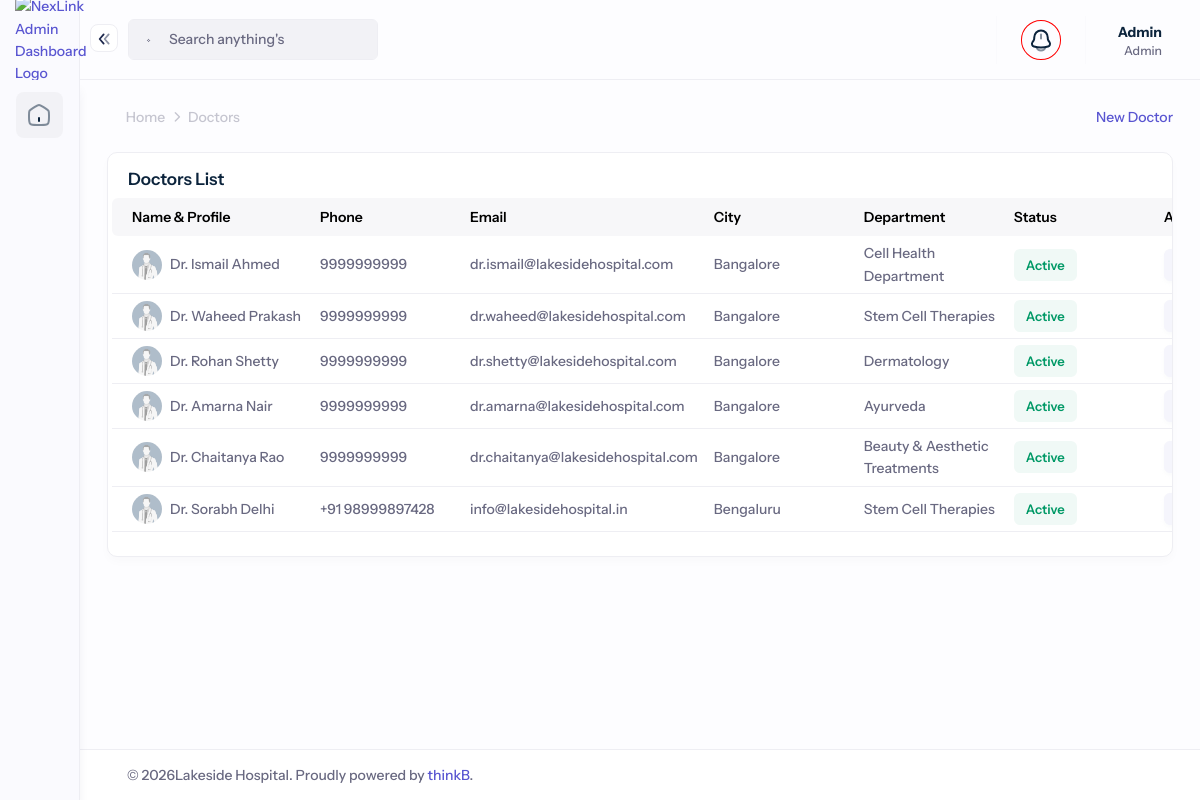
Before: /account/doctors/ (signed in) with the older database file.
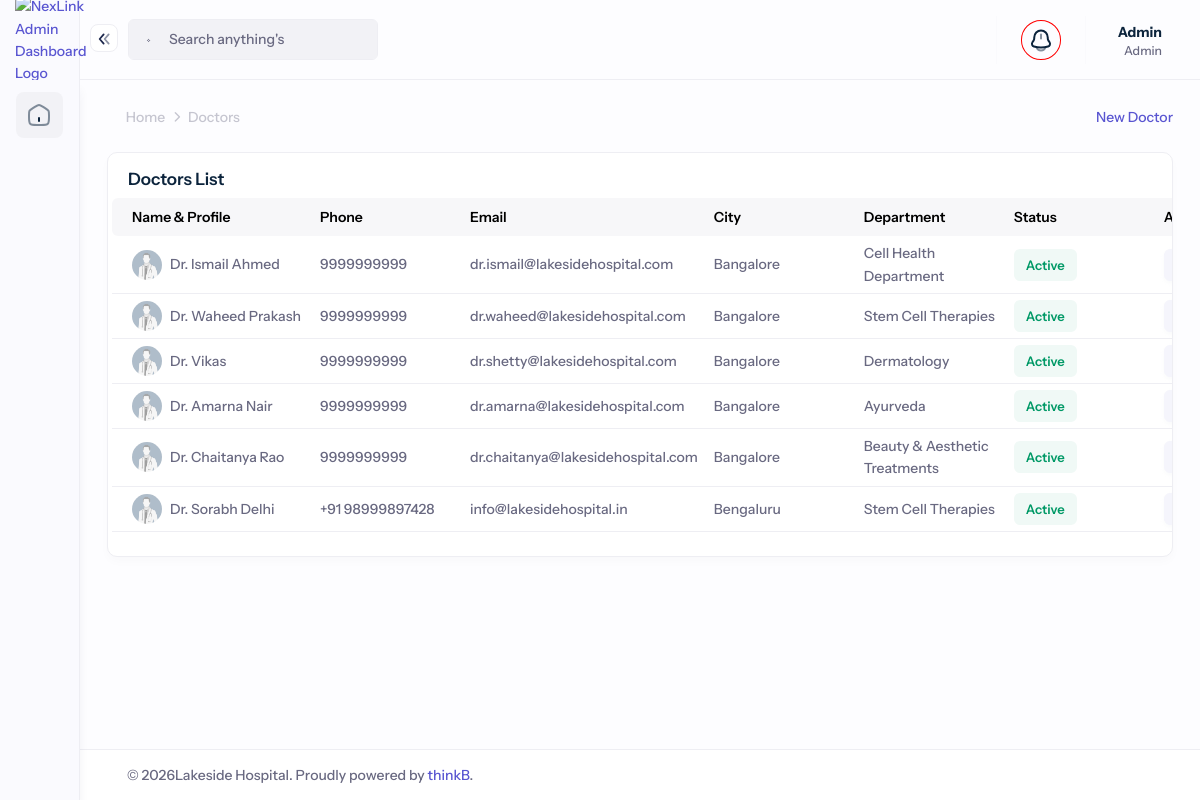
After: the same page with the newer database file.
### core/models.py (models this page shows, shortened)
class Doctor(models.Model):
    GENDER_CHOICES = [
        ('male', 'Male'),
        ('female', 'Female'),
        ('other', 'Other'),
    ]
    name = models.CharField(max_length=100)
    department = models.ForeignKey(Department, on_delete=models.CASCADE)
    designation = models.CharField(max_length=100)
    experience_years = models.PositiveIntegerField()
    fee = models.DecimalField(max_digits=10, decimal_places=2)
    priority = models.DecimalField(max_digits=4, decimal_places=2, null=True, blank=True)
    email = models.EmailField()
    number = models.CharField(max_length=15)
    gender = models.CharField(max_length=6, choices=GENDER_CHOICES)
    education = models.CharField(max_length=200)
    city = models.CharField(max_length=100)
    photo = models.ImageField(upload_to='doctors')
    slug = models.SlugField(unique=True, blank=True)
    status = models.BooleanField(default=True)
    created_at = models.DateTimeField(auto_now_add=True)
    updated_at = models.DateTimeField(auto_now=True)
    description = RichTextField()
    show_on_homepage = models.BooleanField(default=False)
    meta_title = models.TextField(null=True, blank=True)
    meta_keyword = models.TextField(null=True, blank=True)
    meta_description = models.TextField(null=True, blank=True)

class Department(models.Model):
    title = models.CharField(max_length=200)
    banner = models.FileField(upload_to='departments', null=True, blank=True)
    breadcamp = models.FileField(upload_to='dep-banner', default='static/images/default.png')
    priority = models.DecimalField(max_digits=4, decimal_places=2, null=True, blank=True)
    icon = models.FileField(upload_to='dep-icons', default='static/images/default.png')
    created_at = models.DateTimeField(auto_now_add=True)
    updated_at = models.DateTimeField(auto_now=True)
    status = models.BooleanField(default=True)
    slug = models.SlugField(unique=True)
    description = RichTextField()
    show_on_homepage = models.BooleanField(default=False)
    meta_title = models.TextField(null=True, blank=True)
    meta_keyword = models.TextField(null=True, blank=True)
    meta_description = models.TextField(null=True, blank=True)

### core/views.py (the view)
        def wrapper(request, *args, **kwargs):
            try:
                user_role = request.user.summary.role
            except Summary.DoesNotExist:
                return redirect('no_permission')
            if user_role in allowed_roles:
                return view_func(request, *args, **kwargs)
            else:
                return redirect('no_permission')

### core/context_processors.py (called while the page is built)
def cart_context(request):
    cart_count = 0
    if request.user.is_authenticated:
        try:
            cart = request.user.customer_profile.cart
            cart_count = cart.total_items
        except Exception:
            cart_count = 0
    return {
        'cart_count': cart_count,
    }

### core/models.py (called while the page is built)
    @property
    def total_items(self):
        return sum(item.quantity for item in self.items.all())

### core/templatetags/role_tags.py (called while the page is built)
@register.filter
def has_role(user, roles):
    return getattr(user.summary, 'role', None) in roles.split(',')

### core/views.py (called while the page is built)
def role_required(allowed_roles=[]):
    def decorator(view_func):
        def wrapper(request, *args, **kwargs):
            try:
                user_role = request.user.summary.role
            except Summary.DoesNotExist:
                return redirect('no_permission')
            if user_role in allowed_roles:
                return view_func(request, *args, **kwargs)
            else:
                return redirect('no_permission')
        return wrapper
    return decorator

### templates/backend/doctors.html (shortened to what this page needs)
{% extends 'backend/base.html' %} {% load static %}  {% block content %}
  <div class="app-page-head d-flex flex-wrap gap-3 align-items-center justify-content-between mt-3">
    <div class="clearfix">
      <nav aria-label="breadcrumb">
        <ol class="breadcrumb mb-0">
          <li class="breadcrumb-item">
            <a href="{% url 'dashboard' %}"><i class="fi fi-rr-home"></i> Home</a>
          </li>
          <li class="breadcrumb-item active" aria-current="page">Doctors</li>
        </ol>
      </nav>
    </div>
    <a href="{% url 'create_doctor' %}" class="btn-link"><i class="fi fi-rr-plus me-1"></i> New Doctor</a>
  </div>
  <div class="row">
    <div class="col-12">
      <div class="card overflow-hidden">
        <div class="card-header d-flex flex-wrap gap-3 align-items-center justify-content-between border-0 pb-0">
          <h6 class="card-title mb-0">Doctors List</h6>
        </div>
        <div class="card-body px-1 pt-2 pb-2">
          <table id="dt_CustomerList" class="table table-sm table-row-rounded data-row-checkbox">
            <thead class="table-light">
              <tr>
                <th class="minw-200px">Name & Profile</th>
                <th class="minw-150px">Phone</th>
                <th class="minw-150px">Email</th>
                <th class="minw-150px">City</th>
                <th class="minw-150px">Department</th>
                <th class="minw-150px">Status</th>
                <th class="minw-100px">Action</th>
              </tr>
            </thead>
            <tbody>
              {% for x in doctors %}
                <tr>
                  <td>
                    <div class="d-flex align-items-center">
                      <div class="avatar avatar-xxs me-2 rounded-circle">
                        <img src="{{ x.photo.url }}" alt="" />
                      </div>
                      {{ x.name }}
                    </div>
                  </td>
                  <td>{{ x.number }}</td>
                  <td>{{ x.email }}</td>
                  <td>{{ x.city }}</td>
                  <td>{{ x.department.title }}</td>
                  {% if x.status %}
                    <td>
                      <span class="badge badge-lg bg-success-subtle text-success">Active</span>
                    </td>
                  {% else %}
                    <td>
                      <span class="badge badge-lg bg-danger-subtle text-danger">Inactive</span>
                    </td>
                  {% endif %}
                  <td>
                    <div class="btn-group">
                      <button class="btn btn-subtle-primary btn-sm btn-shadow btn-icon waves-effect dropdown-toggle" type="button" data-bs-toggle="dropdown" aria-expanded="false"></button>
                    </div>
                  </td>
                </tr>
              {% endfor %}
            </tbody>
          </table>
        </div>
      </div>
    </div>
  </div>
{% endblock %}

Changed rows visible on the page:
changed Doctor "dr.shetty@lakesidehospital.com": name "Dr. Rohan Shetty" → "Dr. Vikas"
